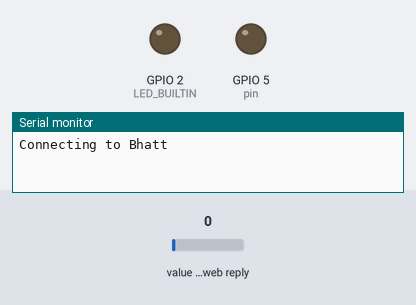
Simulated run of this sketch. Board: ESP8266 (NodeMCU). Shown: output pins drawn as LEDs (lit = HIGH, except the on-board LED, lit = LOW), the last lines printed to the serial monitor. The test bench sets the inputs (shaded band); at power-on: value in the web reply 0. WiFi joins after 1.5 s; servers stay silent unless stated; web services answer with replies made up by the test bench.

Above: at 0.1 s.
At 1.6 s:
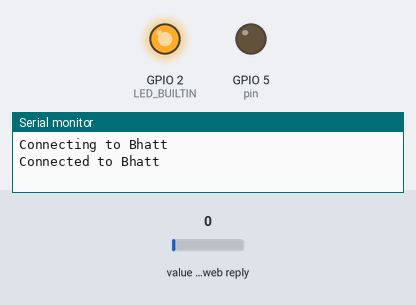
Timing chart, 0 to 3.1 s (numbered marks = the images above):
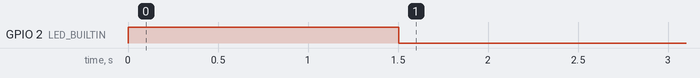

The sketch:

Smart_Plug.ino
```cpp
#include <ESP8266WiFi.h>
#include <ThingSpeak.h>
WiFiClient client;

String ssid[] = {"Bhatt", "Ashok", "Abhinav", "Rajesh", "itsharsh", "o2iabhinav"};
String password[] = {"password", "password", "password", "password", "password", "password"};
#define API "U8WLF7Z8OF84EFBN"
long channelID = 864933;
byte pin = 5;

void setup()
{
  Serial.begin(9600);
  ThingSpeak.begin(client);
  pinMode(pin, OUTPUT);
  pinMode(LED_BUILTIN, OUTPUT);
  digitalWrite(LED_BUILTIN, HIGH);
  int i = 0;
  while (1)
  {
    Serial.print("Connecting to ");
    Serial.print(ssid[i]);
    WiFi.begin(ssid[i], password[i]);
    byte count = 0;
    while (WiFi.waitForConnectResult() != WL_CONNECTED)
    {
      Serial.print(".");
      delay(100);
      count++;
      if (count > 30)
      {
        Serial.println("Failed");
        i++;
        break;
      }
    }
    if (i >= sizeof(ssid) / sizeof(ssid[i]))
    {
      ESP.restart();
    }
    else if (WiFi.waitForConnectResult() == WL_CONNECTED)
      break;
  }
  digitalWrite(LED_BUILTIN, LOW);
  Serial.print("\nConnected to ");
  Serial.print(ssid[i]);
}
void loop()
{
  if (client.connect("api.thingspeak.com", 80))
  {
    if ((ThingSpeak.readIntField(channelID, 1, API)) == 1)
    {
      digitalWrite(pin, HIGH);
      Serial.println(ThingSpeak.readIntField(channelID, 1, API));
    }
    else if ((ThingSpeak.readIntField(channelID, 1, API)) == 0)
    {
      digitalWrite(pin, LOW);
      Serial.println(ThingSpeak.readIntField(channelID, 1, API));
    }
  }
}
```
